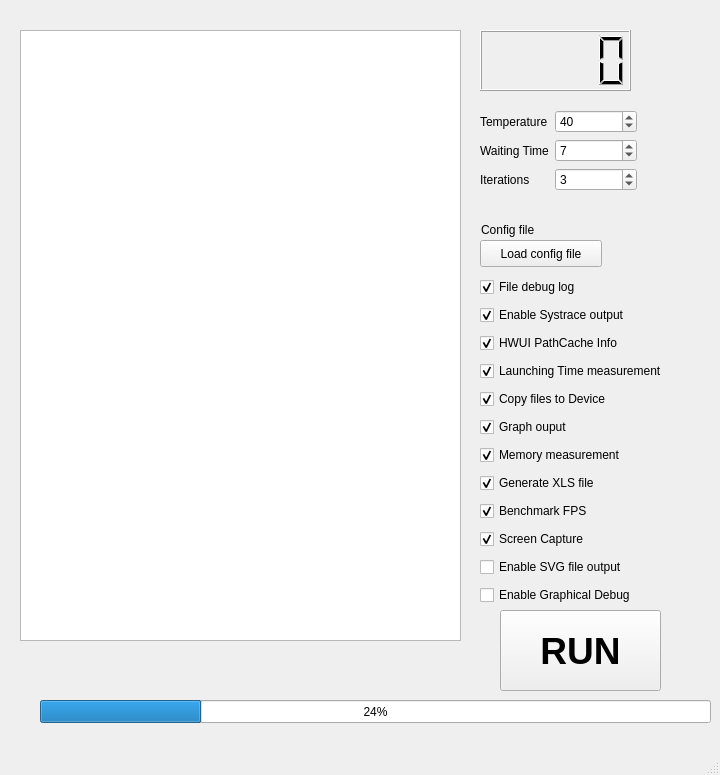
<?xml version="1.0" encoding="UTF-8"?>
<ui version="4.0">
 <class>MainWindow</class>
 <widget class="QMainWindow" name="MainWindow">
  <property name="geometry">
   <rect>
    <x>0</x>
    <y>0</y>
    <width>720</width>
    <height>775</height>
   </rect>
  </property>
  <property name="windowTitle">
   <string>MainWindow</string>
  </property>
  <widget class="QWidget" name="centralwidget">
   <widget class="QProgressBar" name="progressBar">
    <property name="geometry">
     <rect>
      <x>40</x>
      <y>700</y>
      <width>671</width>
      <height>23</height>
     </rect>
    </property>
    <property name="value">
     <number>24</number>
    </property>
   </widget>
   <widget class="QLCDNumber" name="lcdNumber">
    <property name="geometry">
     <rect>
      <x>480</x>
      <y>30</y>
      <width>151</width>
      <height>61</height>
     </rect>
    </property>
    <property name="font">
     <font>
      <weight>50</weight>
      <bold>false</bold>
     </font>
    </property>
   </widget>
   <widget class="QPushButton" name="pushButton">
    <property name="geometry">
     <rect>
      <x>500</x>
      <y>610</y>
      <width>161</width>
      <height>81</height>
     </rect>
    </property>
    <property name="font">
     <font>
      <pointsize>28</pointsize>
      <weight>75</weight>
      <bold>true</bold>
     </font>
    </property>
    <property name="text">
     <string>RUN</string>
    </property>
   </widget>
   <widget class="QTextEdit" name="textEdit">
    <property name="geometry">
     <rect>
      <x>20</x>
      <y>30</y>
      <width>441</width>
      <height>611</height>
     </rect>
    </property>
   </widget>
   <widget class="QLabel" name="label_3">
    <property name="geometry">
     <rect>
      <x>481</x>
      <y>221</y>
      <width>71</width>
      <height>17</height>
     </rect>
    </property>
    <property name="text">
     <string>Config file</string>
    </property>
   </widget>
   <widget class="QPushButton" name="pushButton_2">
    <property name="geometry">
     <rect>
      <x>480</x>
      <y>240</y>
      <width>122</width>
      <height>27</height>
     </rect>
    </property>
    <property name="text">
     <string>Load config file</string>
    </property>
   </widget>
   <widget class="QWidget" name="layoutWidget">
    <property name="geometry">
     <rect>
      <x>480</x>
      <y>110</y>
      <width>157</width>
      <height>95</height>
     </rect>
    </property>
    <layout class="QFormLayout" name="formLayout">
     <item row="0" column="0">
      <widget class="QLabel" name="label_2">
       <property name="text">
        <string>Temperature</string>
       </property>
      </widget>
     </item>
     <item row="0" column="1">
      <widget class="QSpinBox" name="spinBox_2">
       <property name="minimum">
        <number>35</number>
       </property>
       <property name="maximum">
        <number>70</number>
       </property>
       <property name="value">
        <number>40</number>
       </property>
      </widget>
     </item>
     <item row="1" column="0">
      <widget class="QLabel" name="label">
       <property name="text">
        <string>Waiting Time</string>
       </property>
      </widget>
     </item>
     <item row="1" column="1">
      <widget class="QSpinBox" name="spinBox">
       <property name="value">
        <number>7</number>
       </property>
      </widget>
     </item>
     <item row="2" column="0">
      <widget class="QLabel" name="label_4">
       <property name="text">
        <string>Iterations</string>
       </property>
      </widget>
     </item>
     <item row="2" column="1">
      <widget class="QSpinBox" name="spinBox_3">
       <property name="minimum">
        <number>1</number>
       </property>
       <property name="value">
        <number>3</number>
       </property>
      </widget>
     </item>
    </layout>
   </widget>
   <widget class="QWidget" name="">
    <property name="geometry">
     <rect>
      <x>480</x>
      <y>275</y>
      <width>233</width>
      <height>332</height>
     </rect>
    </property>
    <layout class="QVBoxLayout" name="verticalLayout">
     <item>
      <widget class="QCheckBox" name="checkBox_6">
       <property name="text">
        <string>File debug log</string>
       </property>
       <property name="checked">
        <bool>true</bool>
       </property>
      </widget>
     </item>
     <item>
      <widget class="QCheckBox" name="checkBox_12">
       <property name="text">
        <string>Enable Systrace output</string>
       </property>
       <property name="checked">
        <bool>true</bool>
       </property>
      </widget>
     </item>
     <item>
      <widget class="QCheckBox" name="checkBox_9">
       <property name="text">
        <string>HWUI PathCache Info</string>
       </property>
       <property name="checked">
        <bool>true</bool>
       </property>
      </widget>
     </item>
     <item>
      <widget class="QCheckBox" name="checkBox_3">
       <property name="text">
        <string>Launching Time measurement</string>
       </property>
       <property name="checked">
        <bool>true</bool>
       </property>
      </widget>
     </item>
     <item>
      <widget class="QCheckBox" name="checkBox_11">
       <property name="text">
        <string>Copy files to Device</string>
       </property>
       <property name="checked">
        <bool>true</bool>
       </property>
      </widget>
     </item>
     <item>
      <widget class="QCheckBox" name="checkBox_10">
       <property name="enabled">
        <bool>true</bool>
       </property>
       <property name="acceptDrops">
        <bool>false</bool>
       </property>
       <property name="text">
        <string>Graph ouput</string>
       </property>
       <property name="checked">
        <bool>true</bool>
       </property>
      </widget>
     </item>
     <item>
      <widget class="QCheckBox" name="checkBox_7">
       <property name="text">
        <string>Memory measurement</string>
       </property>
       <property name="checked">
        <bool>true</bool>
       </property>
      </widget>
     </item>
     <item>
      <widget class="QCheckBox" name="checkBox">
       <property name="text">
        <string>Generate XLS file</string>
       </property>
       <property name="checked">
        <bool>true</bool>
       </property>
      </widget>
     </item>
     <item>
      <widget class="QCheckBox" name="checkBox_4">
       <property name="text">
        <string>Benchmark FPS</string>
       </property>
       <property name="checked">
        <bool>true</bool>
       </property>
      </widget>
     </item>
     <item>
      <widget class="QCheckBox" name="checkBox_5">
       <property name="text">
        <string>Screen Capture</string>
       </property>
       <property name="checked">
        <bool>true</bool>
       </property>
      </widget>
     </item>
     <item>
      <widget class="QCheckBox" name="checkBox_8">
       <property name="text">
        <string>Enable SVG file output</string>
       </property>
      </widget>
     </item>
     <item>
      <widget class="QCheckBox" name="checkBox_2">
       <property name="text">
        <string>Enable Graphical Debug</string>
       </property>
      </widget>
     </item>
    </layout>
   </widget>
  </widget>
  <widget class="QMenuBar" name="menubar">
   <property name="geometry">
    <rect>
     <x>0</x>
     <y>0</y>
     <width>720</width>
     <height>25</height>
    </rect>
   </property>
  </widget>
  <widget class="QStatusBar" name="statusbar"/>
 </widget>
 <resources/>
 <connections/>
</ui>
